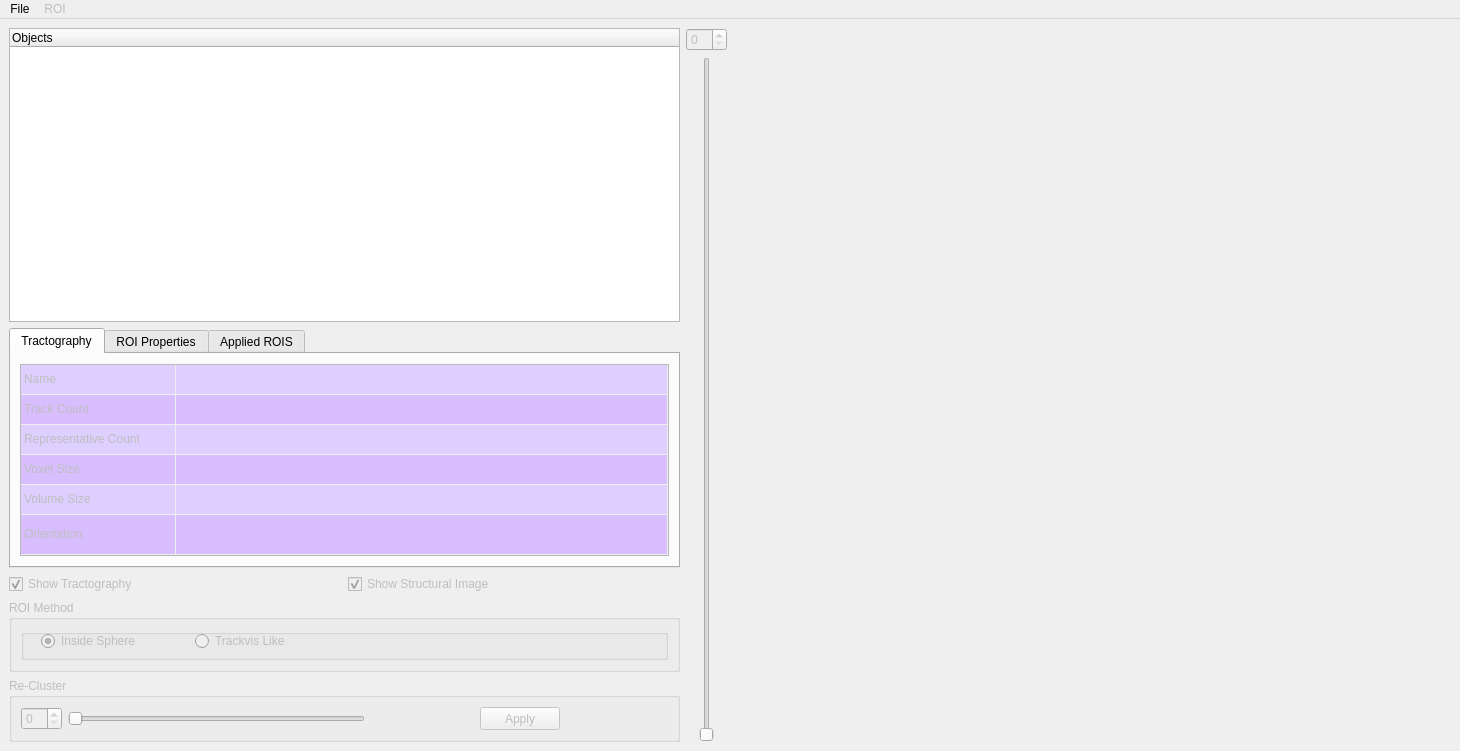
<?xml version="1.0" encoding="UTF-8"?>
<ui version="4.0">
 <class>MainWindow</class>
 <widget class="QMainWindow" name="MainWindow">
  <property name="geometry">
   <rect>
    <x>0</x>
    <y>0</y>
    <width>1460</width>
    <height>751</height>
   </rect>
  </property>
  <property name="windowTitle">
   <string>MainWindow</string>
  </property>
  <widget class="QWidget" name="centralWidget">
   <layout class="QHBoxLayout" name="horizontalLayout_6">
    <item>
     <layout class="QHBoxLayout" name="horizontalLayout">
      <item>
       <layout class="QVBoxLayout" name="verticalLayout_5">
        <item>
         <widget class="QTreeWidget" name="treeObject">
          <property name="sizePolicy">
           <sizepolicy hsizetype="Minimum" vsizetype="Expanding">
            <horstretch>0</horstretch>
            <verstretch>0</verstretch>
           </sizepolicy>
          </property>
          <column>
           <property name="text">
            <string>Objects</string>
           </property>
          </column>
         </widget>
        </item>
        <item>
         <widget class="QTabWidget" name="tabProps_4">
          <property name="enabled">
           <bool>true</bool>
          </property>
          <property name="sizePolicy">
           <sizepolicy hsizetype="Minimum" vsizetype="Minimum">
            <horstretch>0</horstretch>
            <verstretch>0</verstretch>
           </sizepolicy>
          </property>
          <property name="currentIndex">
           <number>0</number>
          </property>
          <widget class="QWidget" name="tabPropsTract">
           <property name="sizePolicy">
            <sizepolicy hsizetype="Expanding" vsizetype="Expanding">
             <horstretch>0</horstretch>
             <verstretch>0</verstretch>
            </sizepolicy>
           </property>
           <property name="focusPolicy">
            <enum>Qt::TabFocus</enum>
           </property>
           <attribute name="title">
            <string>Tractography</string>
           </attribute>
           <layout class="QHBoxLayout" name="horizontalLayout_2">
            <item>
             <widget class="QTableWidget" name="tblTract">
              <property name="enabled">
               <bool>false</bool>
              </property>
              <property name="sizePolicy">
               <sizepolicy hsizetype="Minimum" vsizetype="Fixed">
                <horstretch>0</horstretch>
                <verstretch>0</verstretch>
               </sizepolicy>
              </property>
              <property name="autoFillBackground">
               <bool>true</bool>
              </property>
              <property name="dragEnabled">
               <bool>false</bool>
              </property>
              <property name="showGrid">
               <bool>true</bool>
              </property>
              <property name="gridStyle">
               <enum>Qt::NoPen</enum>
              </property>
              <property name="sortingEnabled">
               <bool>false</bool>
              </property>
              <property name="rowCount">
               <number>6</number>
              </property>
              <property name="columnCount">
               <number>2</number>
              </property>
              <attribute name="horizontalHeaderVisible">
               <bool>false</bool>
              </attribute>
              <attribute name="horizontalHeaderCascadingSectionResizes">
               <bool>false</bool>
              </attribute>
              <attribute name="horizontalHeaderDefaultSectionSize">
               <number>155</number>
              </attribute>
              <attribute name="horizontalHeaderMinimumSectionSize">
               <number>56</number>
              </attribute>
              <attribute name="horizontalHeaderStretchLastSection">
               <bool>true</bool>
              </attribute>
              <attribute name="verticalHeaderVisible">
               <bool>false</bool>
              </attribute>
              <attribute name="verticalHeaderCascadingSectionResizes">
               <bool>false</bool>
              </attribute>
              <attribute name="verticalHeaderMinimumSectionSize">
               <number>15</number>
              </attribute>
              <attribute name="verticalHeaderStretchLastSection">
               <bool>true</bool>
              </attribute>
              <row/>
              <row/>
              <row/>
              <row/>
              <row/>
              <row/>
              <column>
               <property name="text">
                <string>Properties</string>
               </property>
              </column>
              <column>
               <property name="text">
                <string>Values</string>
               </property>
              </column>
              <item row="0" column="0">
               <property name="text">
                <string>Name</string>
               </property>
               <property name="background">
                <brush brushstyle="SolidPattern">
                 <color alpha="255">
                  <red>221</red>
                  <green>207</green>
                  <blue>255</blue>
                 </color>
                </brush>
               </property>
               <property name="flags">
                <set>ItemIsEnabled</set>
               </property>
              </item>
              <item row="0" column="1">
               <property name="text">
                <string/>
               </property>
               <property name="background">
                <brush brushstyle="SolidPattern">
                 <color alpha="255">
                  <red>221</red>
                  <green>207</green>
                  <blue>255</blue>
                 </color>
                </brush>
               </property>
               <property name="flags">
                <set>ItemIsEnabled</set>
               </property>
              </item>
              <item row="1" column="0">
               <property name="text">
                <string>Track Count</string>
               </property>
               <property name="background">
                <brush brushstyle="SolidPattern">
                 <color alpha="255">
                  <red>216</red>
                  <green>189</green>
                  <blue>255</blue>
                 </color>
                </brush>
               </property>
               <property name="flags">
                <set>ItemIsEnabled</set>
               </property>
              </item>
              <item row="1" column="1">
               <property name="text">
                <string/>
               </property>
               <property name="background">
                <brush brushstyle="SolidPattern">
                 <color alpha="255">
                  <red>216</red>
                  <green>189</green>
                  <blue>255</blue>
                 </color>
                </brush>
               </property>
               <property name="flags">
                <set>ItemIsEnabled</set>
               </property>
              </item>
              <item row="2" column="0">
               <property name="text">
                <string>Representative Count</string>
               </property>
               <property name="background">
                <brush brushstyle="SolidPattern">
                 <color alpha="255">
                  <red>221</red>
                  <green>207</green>
                  <blue>255</blue>
                 </color>
                </brush>
               </property>
               <property name="flags">
                <set>ItemIsEnabled</set>
               </property>
              </item>
              <item row="2" column="1">
               <property name="text">
                <string/>
               </property>
               <property name="background">
                <brush brushstyle="SolidPattern">
                 <color alpha="255">
                  <red>221</red>
                  <green>207</green>
                  <blue>255</blue>
                 </color>
                </brush>
               </property>
               <property name="flags">
                <set>ItemIsEnabled</set>
               </property>
              </item>
              <item row="3" column="0">
               <property name="text">
                <string>Voxel Size</string>
               </property>
               <property name="background">
                <brush brushstyle="SolidPattern">
                 <color alpha="255">
                  <red>216</red>
                  <green>189</green>
                  <blue>255</blue>
                 </color>
                </brush>
               </property>
               <property name="flags">
                <set>ItemIsEnabled</set>
               </property>
              </item>
              <item row="3" column="1">
               <property name="text">
                <string/>
               </property>
               <property name="background">
                <brush brushstyle="SolidPattern">
                 <color alpha="255">
                  <red>216</red>
                  <green>189</green>
                  <blue>255</blue>
                 </color>
                </brush>
               </property>
               <property name="flags">
                <set>ItemIsEnabled</set>
               </property>
              </item>
              <item row="4" column="0">
               <property name="text">
                <string>Volume Size</string>
               </property>
               <property name="background">
                <brush brushstyle="SolidPattern">
                 <color alpha="255">
                  <red>221</red>
                  <green>207</green>
                  <blue>255</blue>
                 </color>
                </brush>
               </property>
              </item>
              <item row="4" column="1">
               <property name="text">
                <string/>
               </property>
               <property name="background">
                <brush brushstyle="SolidPattern">
                 <color alpha="255">
                  <red>221</red>
                  <green>207</green>
                  <blue>255</blue>
                 </color>
                </brush>
               </property>
               <property name="flags">
                <set>ItemIsEnabled</set>
               </property>
              </item>
              <item row="5" column="0">
               <property name="text">
                <string>Orientation</string>
               </property>
               <property name="background">
                <brush brushstyle="SolidPattern">
                 <color alpha="255">
                  <red>216</red>
                  <green>189</green>
                  <blue>255</blue>
                 </color>
                </brush>
               </property>
              </item>
              <item row="5" column="1">
               <property name="background">
                <brush brushstyle="SolidPattern">
                 <color alpha="255">
                  <red>216</red>
                  <green>189</green>
                  <blue>255</blue>
                 </color>
                </brush>
               </property>
              </item>
             </widget>
            </item>
           </layout>
          </widget>
          <widget class="QWidget" name="tabPropsROI">
           <property name="enabled">
            <bool>true</bool>
           </property>
           <attribute name="title">
            <string>ROI Properties</string>
           </attribute>
           <layout class="QHBoxLayout" name="horizontalLayout_3">
            <item>
             <widget class="QTableWidget" name="tblROI">
              <property name="enabled">
               <bool>false</bool>
              </property>
              <property name="sizePolicy">
               <sizepolicy hsizetype="Minimum" vsizetype="Fixed">
                <horstretch>0</horstretch>
                <verstretch>0</verstretch>
               </sizepolicy>
              </property>
              <property name="autoFillBackground">
               <bool>true</bool>
              </property>
              <property name="dragEnabled">
               <bool>false</bool>
              </property>
              <property name="dragDropOverwriteMode">
               <bool>false</bool>
              </property>
              <property name="showGrid">
               <bool>true</bool>
              </property>
              <property name="gridStyle">
               <enum>Qt::NoPen</enum>
              </property>
              <property name="sortingEnabled">
               <bool>false</bool>
              </property>
              <property name="rowCount">
               <number>7</number>
              </property>
              <property name="columnCount">
               <number>2</number>
              </property>
              <attribute name="horizontalHeaderVisible">
               <bool>false</bool>
              </attribute>
              <attribute name="horizontalHeaderCascadingSectionResizes">
               <bool>false</bool>
              </attribute>
              <attribute name="horizontalHeaderDefaultSectionSize">
               <number>135</number>
              </attribute>
              <attribute name="horizontalHeaderStretchLastSection">
               <bool>true</bool>
              </attribute>
              <attribute name="verticalHeaderVisible">
               <bool>false</bool>
              </attribute>
              <attribute name="verticalHeaderCascadingSectionResizes">
               <bool>false</bool>
              </attribute>
              <attribute name="verticalHeaderStretchLastSection">
               <bool>true</bool>
              </attribute>
              <row>
               <property name="text">
                <string>1</string>
               </property>
              </row>
              <row/>
              <row/>
              <row/>
              <row/>
              <row/>
              <row/>
              <column>
               <property name="text">
                <string>Properties</string>
               </property>
              </column>
              <column>
               <property name="text">
                <string>Values</string>
               </property>
              </column>
              <item row="0" column="0">
               <property name="text">
                <string>Name</string>
               </property>
               <property name="flags">
                <set>ItemIsEnabled</set>
               </property>
              </item>
              <item row="0" column="1">
               <property name="text">
                <string/>
               </property>
               <property name="flags">
                <set>ItemIsEditable|ItemIsEnabled</set>
               </property>
              </item>
              <item row="1" column="0">
               <property name="text">
                <string>Visible</string>
               </property>
               <property name="flags">
                <set>ItemIsEnabled</set>
               </property>
              </item>
              <item row="1" column="1">
               <property name="text">
                <string/>
               </property>
               <property name="flags">
                <set>ItemIsEnabled</set>
               </property>
              </item>
              <item row="2" column="0">
               <property name="text">
                <string>Color</string>
               </property>
               <property name="flags">
                <set>ItemIsEnabled</set>
               </property>
              </item>
              <item row="2" column="1">
               <property name="text">
                <string/>
               </property>
               <property name="flags">
                <set>ItemIsEnabled</set>
               </property>
              </item>
              <item row="3" column="0">
               <property name="text">
                <string>X coordinate</string>
               </property>
               <property name="flags">
                <set>ItemIsEnabled</set>
               </property>
              </item>
              <item row="3" column="1">
               <property name="text">
                <string/>
               </property>
               <property name="flags">
                <set>ItemIsEnabled</set>
               </property>
              </item>
              <item row="4" column="0">
               <property name="text">
                <string>Y coordinate</string>
               </property>
               <property name="flags">
                <set>ItemIsEnabled</set>
               </property>
              </item>
              <item row="4" column="1">
               <property name="text">
                <string/>
               </property>
               <property name="flags">
                <set>ItemIsEnabled</set>
               </property>
              </item>
              <item row="5" column="0">
               <property name="text">
                <string>Z coordinate</string>
               </property>
               <property name="flags">
                <set>ItemIsEnabled</set>
               </property>
              </item>
              <item row="5" column="1">
               <property name="text">
                <string/>
               </property>
               <property name="flags">
                <set>ItemIsEnabled</set>
               </property>
              </item>
              <item row="6" column="0">
               <property name="text">
                <string>Radius</string>
               </property>
               <property name="flags">
                <set>ItemIsEnabled</set>
               </property>
              </item>
              <item row="6" column="1">
               <property name="text">
                <string/>
               </property>
               <property name="flags">
                <set>ItemIsEnabled</set>
               </property>
              </item>
             </widget>
            </item>
           </layout>
          </widget>
          <widget class="QWidget" name="tab">
           <attribute name="title">
            <string>Applied ROIS</string>
           </attribute>
           <layout class="QHBoxLayout" name="horizontalLayout_4">
            <item>
             <widget class="QTableWidget" name="tblROISlist">
              <property name="enabled">
               <bool>false</bool>
              </property>
              <property name="sizePolicy">
               <sizepolicy hsizetype="Minimum" vsizetype="Fixed">
                <horstretch>0</horstretch>
                <verstretch>0</verstretch>
               </sizepolicy>
              </property>
              <property name="autoFillBackground">
               <bool>false</bool>
              </property>
              <property name="showGrid">
               <bool>false</bool>
              </property>
              <property name="columnCount">
               <number>1</number>
              </property>
              <attribute name="horizontalHeaderVisible">
               <bool>false</bool>
              </attribute>
              <attribute name="horizontalHeaderHighlightSections">
               <bool>false</bool>
              </attribute>
              <attribute name="verticalHeaderVisible">
               <bool>false</bool>
              </attribute>
              <attribute name="verticalHeaderHighlightSections">
               <bool>false</bool>
              </attribute>
              <column/>
             </widget>
            </item>
           </layout>
          </widget>
         </widget>
        </item>
        <item>
         <layout class="QHBoxLayout" name="horizontalLayout_28">
          <item>
           <widget class="QCheckBox" name="chkbShowTract">
            <property name="enabled">
             <bool>false</bool>
            </property>
            <property name="text">
             <string>Show Tractography</string>
            </property>
            <property name="checked">
             <bool>true</bool>
            </property>
            <property name="tristate">
             <bool>false</bool>
            </property>
           </widget>
          </item>
          <item>
           <widget class="QCheckBox" name="chkbShowStruct">
            <property name="enabled">
             <bool>false</bool>
            </property>
            <property name="text">
             <string>Show Structural Image</string>
            </property>
            <property name="checked">
             <bool>true</bool>
            </property>
           </widget>
          </item>
         </layout>
        </item>
        <item>
         <widget class="QGroupBox" name="grbROImethod">
          <property name="enabled">
           <bool>false</bool>
          </property>
          <property name="sizePolicy">
           <sizepolicy hsizetype="Minimum" vsizetype="Fixed">
            <horstretch>0</horstretch>
            <verstretch>0</verstretch>
           </sizepolicy>
          </property>
          <property name="autoFillBackground">
           <bool>true</bool>
          </property>
          <property name="title">
           <string>ROI Method</string>
          </property>
          <property name="flat">
           <bool>false</bool>
          </property>
          <layout class="QVBoxLayout" name="verticalLayout_3">
           <item>
            <layout class="QVBoxLayout" name="verticalLayout_15"/>
           </item>
           <item>
            <widget class="QGroupBox" name="grb_tractomeroi">
             <property name="title">
              <string/>
             </property>
             <widget class="QWidget" name="layoutWidget_8">
              <property name="geometry">
               <rect>
                <x>20</x>
                <y>0</y>
                <width>301</width>
                <height>24</height>
               </rect>
              </property>
              <layout class="QHBoxLayout" name="horizontalLayout_31">
               <item>
                <widget class="QRadioButton" name="rdbInsSphere">
                 <property name="text">
                  <string>Inside Sphere</string>
                 </property>
                 <property name="checked">
                  <bool>true</bool>
                 </property>
                </widget>
               </item>
               <item>
                <widget class="QRadioButton" name="rdbtrackvis">
                 <property name="text">
                  <string>Trackvis Like</string>
                 </property>
                </widget>
               </item>
              </layout>
             </widget>
            </widget>
           </item>
          </layout>
         </widget>
        </item>
        <item>
         <widget class="QGroupBox" name="grbCluster">
          <property name="enabled">
           <bool>false</bool>
          </property>
          <property name="sizePolicy">
           <sizepolicy hsizetype="Minimum" vsizetype="Fixed">
            <horstretch>0</horstretch>
            <verstretch>0</verstretch>
           </sizepolicy>
          </property>
          <property name="title">
           <string>Re-Cluster</string>
          </property>
          <layout class="QHBoxLayout" name="horizontalLayout_32">
           <item>
            <layout class="QHBoxLayout" name="horizontalLayout_33">
             <item>
              <widget class="QSpinBox" name="spbRecluster">
               <property name="readOnly">
                <bool>false</bool>
               </property>
              </widget>
             </item>
             <item>
              <widget class="QSlider" name="hSlReCluster">
               <property name="sizePolicy">
                <sizepolicy hsizetype="Expanding" vsizetype="Fixed">
                 <horstretch>0</horstretch>
                 <verstretch>0</verstretch>
                </sizepolicy>
               </property>
               <property name="minimum">
                <number>1</number>
               </property>
               <property name="maximum">
                <number>150</number>
               </property>
               <property name="orientation">
                <enum>Qt::Horizontal</enum>
               </property>
               <property name="invertedAppearance">
                <bool>false</bool>
               </property>
               <property name="tickPosition">
                <enum>QSlider::NoTicks</enum>
               </property>
               <property name="tickInterval">
                <number>0</number>
               </property>
              </widget>
             </item>
             <item>
              <layout class="QHBoxLayout" name="horizontalLayout_34">
               <item>
                <spacer name="horizontalSpacer_9">
                 <property name="orientation">
                  <enum>Qt::Horizontal</enum>
                 </property>
                 <property name="sizeHint" stdset="0">
                  <size>
                   <width>18</width>
                   <height>20</height>
                  </size>
                 </property>
                </spacer>
               </item>
               <item>
                <widget class="QPushButton" name="pbRecluster">
                 <property name="sizePolicy">
                  <sizepolicy hsizetype="Preferred" vsizetype="Preferred">
                   <horstretch>0</horstretch>
                   <verstretch>0</verstretch>
                  </sizepolicy>
                 </property>
                 <property name="text">
                  <string>Apply</string>
                 </property>
                </widget>
               </item>
               <item>
                <spacer name="horizontalSpacer_10">
                 <property name="orientation">
                  <enum>Qt::Horizontal</enum>
                 </property>
                 <property name="sizeHint" stdset="0">
                  <size>
                   <width>17</width>
                   <height>20</height>
                  </size>
                 </property>
                </spacer>
               </item>
              </layout>
             </item>
            </layout>
           </item>
          </layout>
         </widget>
        </item>
       </layout>
      </item>
      <item>
       <layout class="QVBoxLayout" name="verticalLayout_16">
        <item>
         <widget class="QSpinBox" name="spbExtClust">
          <property name="enabled">
           <bool>false</bool>
          </property>
          <property name="readOnly">
           <bool>false</bool>
          </property>
         </widget>
        </item>
        <item>
         <widget class="QSlider" name="vSlExtClust">
          <property name="enabled">
           <bool>false</bool>
          </property>
          <property name="sizePolicy">
           <sizepolicy hsizetype="Minimum" vsizetype="Expanding">
            <horstretch>0</horstretch>
            <verstretch>0</verstretch>
           </sizepolicy>
          </property>
          <property name="maximum">
           <number>1000</number>
          </property>
          <property name="orientation">
           <enum>Qt::Vertical</enum>
          </property>
         </widget>
        </item>
       </layout>
      </item>
     </layout>
    </item>
    <item>
     <widget class="QWidget" name="gridWidget_4" native="true">
      <property name="sizePolicy">
       <sizepolicy hsizetype="Expanding" vsizetype="Expanding">
        <horstretch>0</horstretch>
        <verstretch>0</verstretch>
       </sizepolicy>
      </property>
      <layout class="QGridLayout" name="gridLayout_4" columnstretch="0" columnminimumwidth="0"/>
     </widget>
    </item>
   </layout>
  </widget>
  <widget class="QMenuBar" name="menuBar">
   <property name="geometry">
    <rect>
     <x>0</x>
     <y>0</y>
     <width>1460</width>
     <height>25</height>
    </rect>
   </property>
   <widget class="QMenu" name="menuFile">
    <property name="title">
     <string>File</string>
    </property>
    <addaction name="actionLoad_Structural_Image"/>
    <addaction name="actionLoad_Tractography"/>
    <addaction name="actionLoad_Saved_Segmentation"/>
    <addaction name="separator"/>
    <addaction name="actionSave_Segmentation"/>
    <addaction name="actionSave_as_trackvis_file"/>
    <addaction name="separator"/>
    <addaction name="actionClose"/>
   </widget>
   <widget class="QMenu" name="menuROI">
    <property name="enabled">
     <bool>false</bool>
    </property>
    <property name="title">
     <string>ROI</string>
    </property>
    <addaction name="actionLoad_MASk"/>
    <addaction name="actionCreate_Sphere"/>
    <addaction name="separator"/>
    <addaction name="actionExpand_ROI"/>
   </widget>
   <addaction name="menuFile"/>
   <addaction name="menuROI"/>
  </widget>
  <action name="actionLoad_Structural_Image">
   <property name="checkable">
    <bool>false</bool>
   </property>
   <property name="text">
    <string>Load Structural Image</string>
   </property>
  </action>
  <action name="actionLoad_Tractography">
   <property name="enabled">
    <bool>false</bool>
   </property>
   <property name="text">
    <string>Load Tractography</string>
   </property>
  </action>
  <action name="actionLoad_Saved_Segmentation">
   <property name="text">
    <string>Load Segmentation</string>
   </property>
  </action>
  <action name="actionSave_Segmentation">
   <property name="enabled">
    <bool>false</bool>
   </property>
   <property name="text">
    <string>Save Segmentation</string>
   </property>
  </action>
  <action name="actionClose">
   <property name="text">
    <string>Close</string>
   </property>
  </action>
  <action name="actionLoad_MASk">
   <property name="enabled">
    <bool>true</bool>
   </property>
   <property name="text">
    <string>Load Mask</string>
   </property>
  </action>
  <action name="actionCreate_Sphere">
   <property name="text">
    <string>Create Sphere</string>
   </property>
  </action>
  <action name="actionExpand_ROI">
   <property name="text">
    <string>Expand ROI</string>
   </property>
  </action>
  <action name="actionSegment_by_Clustering">
   <property name="text">
    <string>Segment by Clustering</string>
   </property>
  </action>
  <action name="actionRe_Cluster">
   <property name="text">
    <string>Re-Cluster</string>
   </property>
  </action>
  <action name="actionExpand_Clusters">
   <property name="text">
    <string>Expand Clusters</string>
   </property>
  </action>
  <action name="actionSave_as_trackvis_file">
   <property name="enabled">
    <bool>false</bool>
   </property>
   <property name="text">
    <string>Save as trackvis file</string>
   </property>
  </action>
 </widget>
 <resources/>
 <connections/>
 <slots>
  <slot>on_actionLoad_Structural_Image_triggered()</slot>
 </slots>
</ui>
